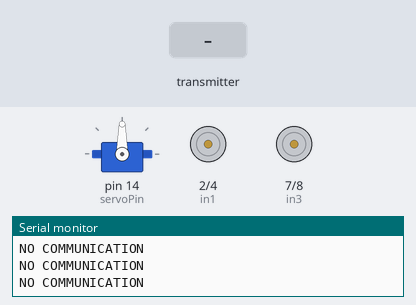
A sketch run on a simulated Arduino Uno, built with avr-gcc and run on an emulated ATmega328P. Shown: servo, motor-driver pin pairs drawn as motors (green arrow = first pin HIGH = forward, orange = second pin HIGH = backward, longer = more drive, scaled by the enable pin), the last lines printed to the serial monitor. The inputs (shaded band) are chosen by the test bench. No radio packets arrive unless stated.

Above: at 1.2 s.
1.3 s: the transmitter starts sending data.0 = 0
At 2.2 s:
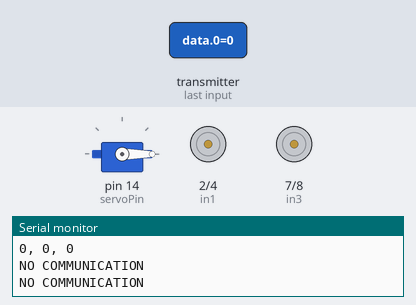
2.8 s: the transmitter starts sending data.1 = 1023
At 3.7 s:
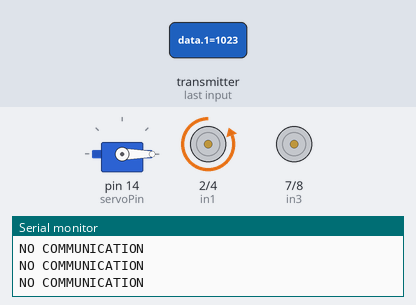
4.3 s: the transmitter starts sending data.0 = 1023
At 4.7 s:
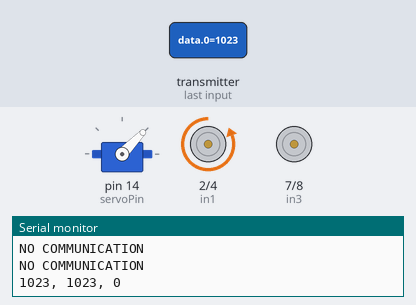
5.8 s: the transmitter starts sending data.2 = 256
At 7.0 s:
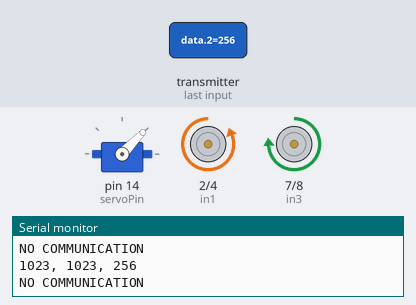
7.3 s: the transmitter starts sending data.1 = 0
At 8.4 s:
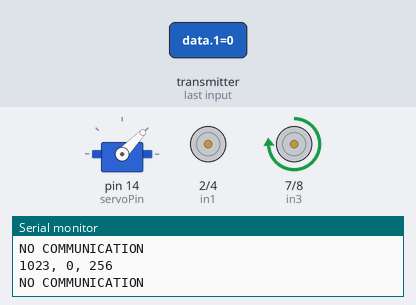
8.8 s: the transmitter starts sending data.0 = 256
At 9.1 s:
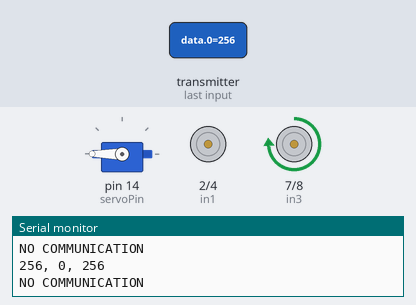
Timing chart, 0 to 11.3 s (numbered marks = the images above; inputs shaded):
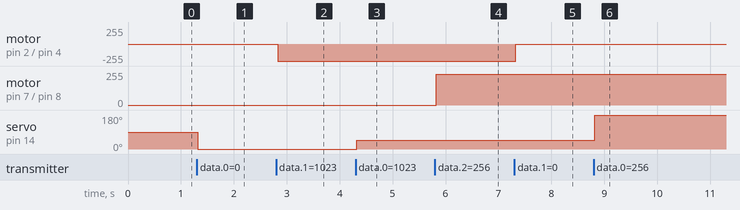

Measured:
- after the input at 1.3 s, servo on pin 14 (servoPin): 90° → 0° at once
- after the input at 2.8 s, motor on pin 2 (in1) / pin 4 (in2): stopped → backward 255/255 at once
- after the input at 4.3 s, servo on pin 14 (servoPin): 0° → 46° at once
- after the input at 5.8 s, motor on pin 7 (in3) / pin 8 (in4): stopped → forward 230/255 at once
- after the input at 7.3 s, motor on pin 2 (in1) / pin 4 (in2): backward 255/255 → stopped at once
- after the input at 8.8 s, servo on pin 14 (servoPin): 46° → 180° at once

The sketch:

RC_Tank.ino
```cpp
#include <SPI.h>
#include <nRF24L01.h>
#include <RF24.h>
#include <Servo.h>

// radio
RF24 radio(9, 10);
const byte address[6] = "00001";
int data[3];

// motor one
int enA = 3;
int in1 = 2;
int in2 = 4;
int motor1Val = -1;
double spdF1 = 1.0;

// motor two
int enB = 5;
int in3 = 7;
int in4 = 8;
int motor2Val = -1;
double spdF2 = 0.9;

// servo
Servo servo;
int servoPin = 14;
int servoVal = -1;

void setup() {
  // serial
  Serial.begin(9600);
  Serial.println("INIT");

  // radio
  radio.begin();
  radio.openReadingPipe(0, address);
  radio.setPALevel(RF24_PA_MAX);
  radio.startListening();

  // motors
  pinMode(enA, OUTPUT);
  pinMode(in1, OUTPUT);
  pinMode(in2, OUTPUT);
  pinMode(enB, OUTPUT);
  pinMode(in3, OUTPUT);
  pinMode(in4, OUTPUT);

  // servo
  servo.attach(servoPin);
  servo.write(90);
}

void loop() {
  if (radio.available()) {
    // receive data and store it
    radio.read(data, sizeof(data));

    servoVal = data[0];
    motor1Val = data[1];
    motor2Val = data[2];

    // print data
    Serial.print(servoVal);
    Serial.print(", ");
    Serial.print(motor1Val);
    Serial.print(", ");
    Serial.print(motor2Val);
    Serial.println();

    // servo value
    servo.write(servoVal);
    runMotorOne(motor1Val);
    runMotorTwo(motor2Val);
  } else {
    Serial.println("NO COMMUNICATION");
  }
}

// motor control methods
void runMotorOne(int speed) {
  // adjust speed based on speed adjustment factor
  int newSpeed = spdF1 * speed;

  // control motor direction
  if (speed < 0) {
    digitalWrite(in1, HIGH);
    digitalWrite(in2, LOW);
  } else if (speed > 0) {
    digitalWrite(in1, LOW);
    digitalWrite(in2, HIGH);
  } else {
    digitalWrite(in1, LOW);
    digitalWrite(in2, LOW);
  }

  // set motor speed
  analogWrite(enA, abs(newSpeed));
}

void runMotorTwo(int speed) {
  // adjust speed based on speed adjustment factor
  int newSpeed = spdF2 * speed;

  // control motor direction
  if (speed < 0) {
    digitalWrite(in3, LOW);
    digitalWrite(in4, HIGH);
  } else if (speed > 0) {
    digitalWrite(in3, HIGH);
    digitalWrite(in4, LOW);
  } else {
    digitalWrite(in3, LOW);
    digitalWrite(in4, LOW);
  }

  // set motor speed
  analogWrite(enB, abs(newSpeed));
}
```
